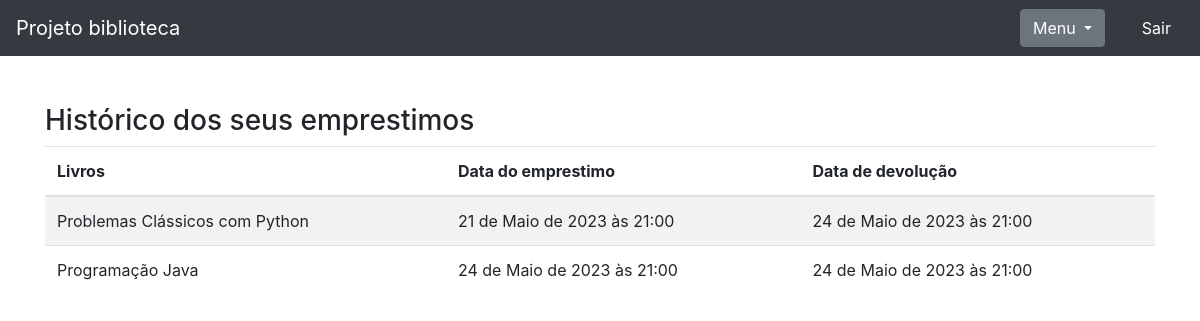
Page /livro/seus_emprestimos/ (signed in) on the committed database.
### livro/models.py (models this page shows, shortened)
class Emprestimo(models.Model):
    choices = [
        ('P', 'Péssimo'),
        ('R', 'Ruim'),
        ('B', 'Bom'),
        ('O', 'Ótimo'),
    ]
    nome_cadastrado = models.ForeignKey(Usuario, on_delete=models.DO_NOTHING, blank = True, null = True)
    nome_sem_cadastro = models.CharField(max_length=30, blank = True, null = True)
    data_emprestimo = models.DateTimeField(default=datetime.datetime.now())
    data_devolucao = models.DateTimeField(blank = True, null = True)
    livro = models.ForeignKey(Livros, on_delete=models.DO_NOTHING)
    avaliacao = models.CharField(max_length=1, choices=choices, null=True, blank=True)

class Livros(models.Model):
    img = models.ImageField(upload_to='capa_livro', null=True, blank=True)
    nome = models.CharField(max_length=45)
    autor = models.CharField(max_length=30)
    co_autor = models.CharField(max_length=30, blank =True)
    data_cadastro = models.DateField(default = date.today)
    emprestado = models.BooleanField(default=False)
    categoria = models.ForeignKey(Categoria, on_delete=models.DO_NOTHING)
    usuario = models.ForeignKey(Usuario, on_delete=models.DO_NOTHING)
    def __str__(self) :
        return self.nome

### livro/views.py (the view)
# urls.py: path('seus_emprestimos/', views.seus_emprestimos, name='seus_emprestimos'),
def seus_emprestimos(request):
    usuario = Usuario.objects.get(id = request.session['usuario'])
    emprestimos = Emprestimo.objects.filter(nome_cadastrado = usuario)
    return render(request, 'seus_emprestimos.html', {'usuario_logado': request.session['usuario'],
                                                     'emprestimos': emprestimos})

### livro/templates/seus_emprestimos.html
{% extends 'base.html' %}
{% load filtros %}
{% block 'conteudo' %}</br></br>
<div class="container">
    <h3>Histórico dos seus emprestimos</h3>
        <table class="table table-striped">
            <thead>
                <tr>
                  <th scope="col">Livros</th>
                  <th scope="col">Data do emprestimo</th>
                  <th scope="col">Data de devolução</th>
                </tr>
              </thead>
              <tbody>
                {% for emprestimo in emprestimos %}
                <tr>
                    <td>  {{emprestimo.livro}}</td>
                    <td>{{emprestimo.data_emprestimo}}</td>
                {% if emprestimo.data_devolucao %}
                    <td>{{emprestimo.data_devolucao}}</td>
                {% else %}
                    <td>Você ainda não devolveu... <td>
                {% endif %}
            </tr>
            {% endfor %}
        </tbody>
   </table>
</div>
{% endblock %}

### rows in the picture
Emprestimo: livro "Problemas Clássicos com Python", data_emprestimo "21 de Maio de 2023 às 21:00", data_devolucao "24 de Maio de 2023 às 21:00"
Emprestimo: livro "Programação Java", data_emprestimo "24 de Maio de 2023 às 21:00", data_devolucao "24 de Maio de 2023 às 21:00"
